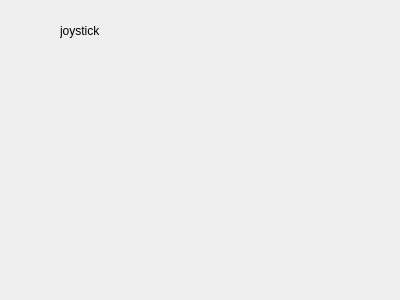
<?xml version="1.0" encoding="UTF-8"?>
<ui version="4.0">
 <class>Form</class>
 <widget class="QWidget" name="Form">
  <property name="geometry">
   <rect>
    <x>0</x>
    <y>0</y>
    <width>400</width>
    <height>300</height>
   </rect>
  </property>
  <property name="windowTitle">
   <string>Form</string>
  </property>
  <widget class="QLabel" name="label">
   <property name="geometry">
    <rect>
     <x>60</x>
     <y>10</y>
     <width>201</width>
     <height>41</height>
    </rect>
   </property>
   <property name="text">
    <string>joystick</string>
   </property>
  </widget>
 </widget>
 <resources/>
 <connections/>
</ui>
